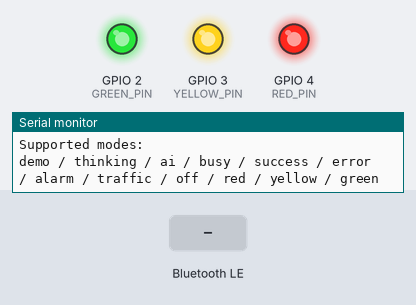
A sketch run on a simulated ESP32-C3. Parts: output pins drawn as LEDs (lit = HIGH), the last lines printed to the serial monitor. Dashed ring = blinking. The test bench sets the inputs (shaded band). Nothing arrives over Bluetooth unless stated; a phone connects over Bluetooth LE 3 s after start.

Above: at 1.79 s.
1.8 s: Bluetooth LE write "red" received
At 2.8 s:
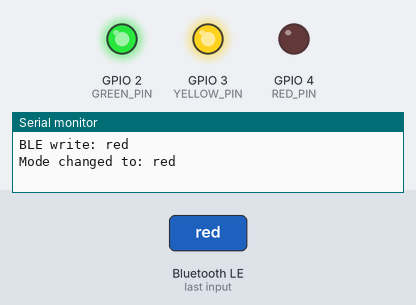
3.3 s: Bluetooth LE write "yellow" received
At 4.2 s:
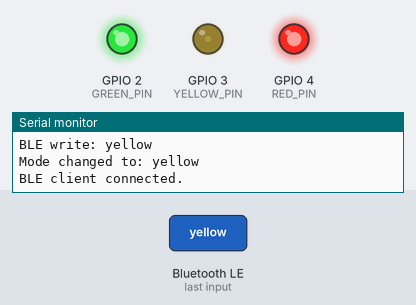
4.8 s: Bluetooth LE write "green" received
At 5.3 s:
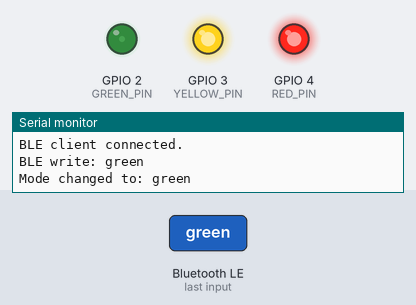
6.3 s: Bluetooth LE write "busy" received
At 7.4 s:
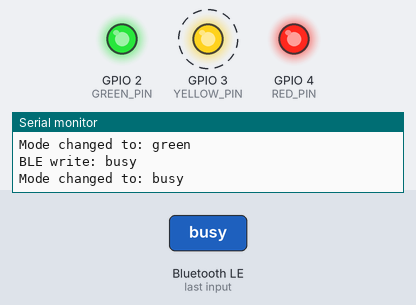
9.3 s: Bluetooth LE write "thinking" received
At 10.64 s:
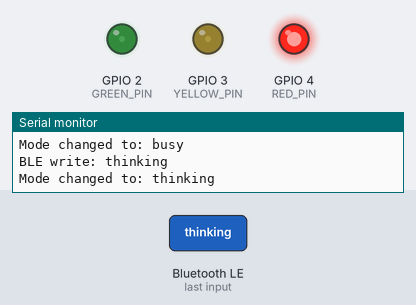
12.3 s: Bluetooth LE write "ai" received
Timing chart, 0 to 20.1 s (numbered marks = the images above; inputs shaded):
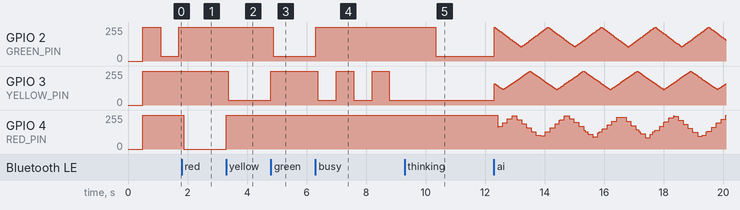

The sketch:

ESP32C3.ino
```cpp
#include <BLEDevice.h>
#include <BLEServer.h>
#include <BLEUtils.h>
#include <BLE2902.h>

// =====================================================
// ESP32-C3 SuperMini + 原玩具公共正极灯板：BLE 蓝牙控制增强版
//
// 接线方式：
// ESP32 3.3V  -> 原灯板 + / 原电池正极
// ESP32 IO2   -> 220Ω -> L1 控制点 = 绿灯
// ESP32 IO3   -> 220Ω -> L2 控制点 = 黄灯
// ESP32 IO4   -> 220Ω -> L3 控制点 = 红灯
//
// 注意：
// 1. 原灯板 - / 原电池负极 第一版先不要接。
// 2. 公共正极：GPIO LOW = 灯亮，GPIO HIGH = 灯灭。
// 3. 默认开机模式：demo
// 4. 除 off、traffic 外，其他模式最多运行 5 分钟，然后自动进入 traffic。
// 5. traffic 最多运行 10 分钟，然后自动 off。
// =====================================================

const char* BLE_DEVICE_NAME = "CursorLight";

#define SERVICE_UUID        "b8b7e001-7a6b-4f4f-9a8b-11c0ffee0001"
#define MODE_CHAR_UUID      "b8b7e002-7a6b-4f4f-9a8b-11c0ffee0001"

// 你的实测：L1=绿灯，L2=黄灯，L3=红灯
const int GREEN_PIN = 2;   // IO2 -> L1 绿灯
const int YELLOW_PIN = 3;  // IO3 -> L2 黄灯
const int RED_PIN = 4;     // IO4 -> L3 红灯

const int PWM_FREQ = 5000;
const int PWM_RESOLUTION = 8;

// 红灯偏弱，所以红灯单独增强
const int RED_MAX = 255;
const int YELLOW_MAX = 220;
const int GREEN_MAX = 220;

const unsigned long NORMAL_MODE_TIMEOUT_MS = 5UL * 60UL * 1000UL;   // 5 分钟
const unsigned long TRAFFIC_MODE_TIMEOUT_MS = 10UL * 60UL * 1000UL; // 10 分钟

String currentMode = "demo";
unsigned long modeStart = 0;

BLEServer* pServer = nullptr;
BLECharacteristic* pModeCharacteristic = nullptr;
bool deviceConnected = false;


// =====================================================
// 基础工具函数：公共正极反相输出
// =====================================================

void writeLed(int pin, int value) {
  value = constrain(value, 0, 255);
  int pwmValue = 255 - value; // 公共正极反相
  ledcWrite(pin, pwmValue);
}

void allOff() {
  writeLed(RED_PIN, 0);
  writeLed(YELLOW_PIN, 0);
  writeLed(GREEN_PIN, 0);
}

void setOnly(int red, int yellow, int green) {
  writeLed(RED_PIN, constrain(red, 0, RED_MAX));
  writeLed(YELLOW_PIN, constrain(yellow, 0, YELLOW_MAX));
  writeLed(GREEN_PIN, constrain(green, 0, GREEN_MAX));
}

int triWave(unsigned long t, unsigned long period, int maxValue) {
  unsigned long x = t % period;
  if (x < period / 2) {
    return map(x, 0, period / 2, 0, maxValue);
  } else {
    return map(x, period / 2, period, maxValue, 0);
  }
}

int fadeInOutBrightness(
  unsigned long t,
  unsigned long fadeIn,
  unsigned long hold,
  unsigned long fadeOut,
  unsigned long offTime,
  int maxValue
) {
  unsigned long total = fadeIn + hold + fadeOut + offTime;
  unsigned long x = t % total;

  if (x < fadeIn) {
    return map(x, 0, fadeIn, 0, maxValue);
  }

  x -= fadeIn;
  if (x < hold) {
    return maxValue;
  }

  x -= hold;
  if (x < fadeOut) {
    return map(x, 0, fadeOut, maxValue, 0);
  }

  return 0;
}

void fadeToStatic(int targetRed, int targetYellow, int targetGreen, int fadeMs = 80) {
  allOff();

  int steps = 12;
  int delayPerStep = max(1, fadeMs / steps);

  for (int i = 0; i <= steps; i++) {
    float p = (float)i / steps;
    setOnly(targetRed * p, targetYellow * p, targetGreen * p);
    delay(delayPerStep);
  }
}


// =====================================================
// 模式处理
// =====================================================

bool isValidMode(String mode) {
  return (
    mode == "red" ||
    mode == "yellow" ||
    mode == "green" ||
    mode == "busy" ||
    mode == "error" ||
    mode == "thinking" ||
    mode == "ai" ||
    mode == "success" ||
    mode == "traffic" ||
    mode == "alarm" ||
    mode == "demo" ||
    mode == "off"
  );
}

void notifyMode() {
  if (pModeCharacteristic) {
    pModeCharacteristic->setValue(currentMode.c_str());
    if (deviceConnected) {
      pModeCharacteristic->notify();
    }
  }
}

void setMode(String mode) {
  mode.trim();
  mode.toLowerCase();

  if (!isValidMode(mode)) {
    Serial.print("Unknown mode: ");
    Serial.println(mode);
    return;
  }

  currentMode = mode;
  modeStart = millis();

  Serial.print("Mode changed to: ");
  Serial.println(currentMode);

  if (mode == "red") {
    fadeToStatic(RED_MAX, 0, 0, 80);
  } else if (mode == "yellow") {
    fadeToStatic(0, YELLOW_MAX, 0, 80);
  } else if (mode == "green") {
    fadeToStatic(0, 0, GREEN_MAX, 80);
  } else if (mode == "success") {
    setOnly(0, 0, GREEN_MAX);
  } else if (mode == "off") {
    allOff();
  }

  notifyMode();
}

void autoTimeoutCheck() {
  unsigned long elapsed = millis() - modeStart;

  if (currentMode == "off") {
    return;
  }

  if (currentMode == "traffic") {
    if (elapsed >= TRAFFIC_MODE_TIMEOUT_MS) {
      Serial.println("Traffic timeout -> off");
      setMode("off");
    }
    return;
  }

  if (elapsed >= NORMAL_MODE_TIMEOUT_MS) {
    Serial.println("Normal mode timeout -> traffic");
    setMode("traffic");
  }
}


// =====================================================
// 灯效模式
// =====================================================

void updateBusy() {
  unsigned long t = millis() - modeStart;
  int y = fadeInOutBrightness(t, 80, 500, 120, 500, YELLOW_MAX);
  setOnly(0, y, 0);
}

void updateError() {
  unsigned long t = millis() - modeStart;
  int r = fadeInOutBrightness(t, 40, 180, 80, 180, RED_MAX);
  setOnly(r, 0, 0);
}

// thinking：连贯跑马灯，按实物从上到下：L1绿 -> L2黄 -> L3红
void updateThinking() {
  unsigned long t = millis() - modeStart;
  const unsigned long period = 1050;
  unsigned long x = t % period;

  int g = 0;
  int y = 0;
  int r = 0;

  if (x < 350) {
    g = map(x, 0, 350, GREEN_MAX, 70);
    y = map(x, 0, 350, 20, YELLOW_MAX);
    r = 0;
  } else if (x < 700) {
    unsigned long p = x - 350;
    g = map(p, 0, 350, 70, 0);
    y = map(p, 0, 350, YELLOW_MAX, 70);
    r = map(p, 0, 350, 20, RED_MAX);
  } else {
    unsigned long p = x - 700;
    g = map(p, 0, 350, 20, GREEN_MAX);
    y = map(p, 0, 350, 70, 0);
    r = map(p, 0, 350, RED_MAX, 70);
  }

  setOnly(r, y, g);
}

// ai：柔和版跑马灯，比 thinking 更慢、更柔和、亮度低一点
void updateAi() {
  unsigned long t = millis() - modeStart;
  const unsigned long period = 1800;
  unsigned long x = t % period;

  unsigned long gx = (x + 0) % period;
  unsigned long yx = (x + period / 3) % period;
  unsigned long rx = (x + 2 * period / 3) % period;

  int g = triWave(gx, period, 150);
  int y = triWave(yx, period, 140);
  int r = triWave(rx, period, 170);

  setOnly(r, y, g);
}

void updateSuccess() {
  setOnly(0, 0, GREEN_MAX);
}

// alarm：红黄交替警灯，带短渐变
void updateAlarm() {
  unsigned long t = millis() - modeStart;
  const unsigned long phaseMs = 260;
  int phase = (t / phaseMs) % 2;
  unsigned long inside = t % phaseMs;

  int brightness;
  if (inside < 60) {
    brightness = map(inside, 0, 60, 0, 255);
  } else if (inside < 180) {
    brightness = 255;
  } else {
    brightness = map(inside, 180, phaseMs, 255, 0);
  }

  if (phase == 0) {
    setOnly(brightness, 0, 0);
  } else {
    setOnly(0, min(brightness, YELLOW_MAX), 0);
  }
}

// traffic：红灯变绿前红闪；绿灯变黄前绿闪
void updateTraffic() {
  unsigned long t = (millis() - modeStart) % 15000;

  if (t < 5000) {
    setOnly(RED_MAX, 0, 0);
  }

  else if (t < 6500) {
    unsigned long phase = (t - 5000) % 500;
    int r = 0;
    if (phase < 60) r = map(phase, 0, 60, 0, RED_MAX);
    else if (phase < 230) r = RED_MAX;
    else if (phase < 320) r = map(phase, 230, 320, RED_MAX, 0);
    else r = 0;
    setOnly(r, 0, 0);
  }

  else if (t < 11500) {
    setOnly(0, 0, GREEN_MAX);
  }

  else if (t < 13000) {
    unsigned long phase = (t - 11500) % 500;
    int g = 0;
    if (phase < 60) g = map(phase, 0, 60, 0, GREEN_MAX);
    else if (phase < 230) g = GREEN_MAX;
    else if (phase < 320) g = map(phase, 230, 320, GREEN_MAX, 0);
    else g = 0;
    setOnly(0, 0, g);
  }

  else {
    setOnly(0, YELLOW_MAX, 0);
  }
}

// demo：默认开机演示模式
void updateDemo() {
  unsigned long t = (millis() - modeStart) % 16000;

  if (t < 1200) {
    int g = triWave(t, 1200, GREEN_MAX);
    setOnly(0, 0, g);
  } else if (t < 2400) {
    int y = triWave(t - 1200, 1200, YELLOW_MAX);
    setOnly(0, y, 0);
  } else if (t < 3600) {
    int r = triWave(t - 2400, 1200, RED_MAX);
    setOnly(r, 0, 0);
  } else if (t < 6200) {
    updateAi();
  } else if (t < 8200) {
    updateThinking();
  } else if (t < 10200) {
    updateBusy();
  } else if (t < 12200) {
    updateError();
  } else if (t < 14200) {
    updateAlarm();
  } else {
    unsigned long p = t - 14200;
    if (p < 600) setOnly(RED_MAX, 0, 0);
    else if (p < 1200) setOnly(0, 0, GREEN_MAX);
    else setOnly(0, YELLOW_MAX, 0);
  }
}


// =====================================================
// BLE 回调
// =====================================================

class ServerCallbacks : public BLEServerCallbacks {
  void onConnect(BLEServer* pServer) {
    deviceConnected = true;
    Serial.println("BLE client connected.");
  }

  void onDisconnect(BLEServer* pServer) {
    deviceConnected = false;
    Serial.println("BLE client disconnected. Restart advertising.");
    BLEDevice::startAdvertising();
  }
};

class ModeCharacteristicCallbacks : public BLECharacteristicCallbacks {
  void onWrite(BLECharacteristic* pCharacteristic) {
    String value = pCharacteristic->getValue();
    value.trim();

    Serial.print("BLE write: ");
    Serial.println(value);

    setMode(value);
  }

  void onRead(BLECharacteristic* pCharacteristic) {
    pCharacteristic->setValue(currentMode.c_str());
  }
};


// =====================================================
// 初始化
// =====================================================

void setup() {
  Serial.begin(115200);
  delay(500);

  ledcAttach(RED_PIN, PWM_FREQ, PWM_RESOLUTION);
  ledcAttach(YELLOW_PIN, PWM_FREQ, PWM_RESOLUTION);
  ledcAttach(GREEN_PIN, PWM_FREQ, PWM_RESOLUTION);

  allOff();

  currentMode = "demo";
  modeStart = millis();

  Serial.println();
  Serial.println("Power on. Default mode: demo");
  Serial.println("Common anode BLE enhanced version.");
  Serial.println("BLE device name: CursorLight");

  BLEDevice::init(BLE_DEVICE_NAME);

  pServer = BLEDevice::createServer();
  pServer->setCallbacks(new ServerCallbacks());

  BLEService* pService = pServer->createService(SERVICE_UUID);

  pModeCharacteristic = pService->createCharacteristic(
    MODE_CHAR_UUID,
    BLECharacteristic::PROPERTY_READ |
    BLECharacteristic::PROPERTY_WRITE |
    BLECharacteristic::PROPERTY_NOTIFY
  );

  pModeCharacteristic->setCallbacks(new ModeCharacteristicCallbacks());
  pModeCharacteristic->setValue(currentMode.c_str());
  pModeCharacteristic->addDescriptor(new BLE2902());

  pService->start();

  BLEAdvertising* pAdvertising = BLEDevice::getAdvertising();
  pAdvertising->addServiceUUID(SERVICE_UUID);
  pAdvertising->setScanResponse(true);
  pAdvertising->setMinPreferred(0x06);
  pAdvertising->setMinPreferred(0x12);

  BLEDevice::startAdvertising();

  Serial.println("BLE advertising started.");
  Serial.println("Supported modes:");
  Serial.println("demo / thinking / ai / busy / success / error / alarm / traffic / off / red / yellow / green");
}


// =====================================================
// 主循环
// =====================================================

void loop() {
  autoTimeoutCheck();

  if (currentMode == "busy") {
    updateBusy();
  } else if (currentMode == "error") {
    updateError();
  } else if (currentMode == "thinking") {
    updateThinking();
  } else if (currentMode == "ai") {
    updateAi();
  } else if (currentMode == "success") {
    updateSuccess();
  } else if (currentMode == "traffic") {
    updateTraffic();
  } else if (currentMode == "alarm") {
    updateAlarm();
  } else if (currentMode == "demo") {
    updateDemo();
  } else if (currentMode == "off") {
    allOff();
  }

  delay(5);
}
```

Measured:
- after the input at 1.8 s, GPIO 3 (YELLOW_PIN): stays 255/255 (without the input it goes to 36/255 after 0.50 s); GPIO 4 (RED_PIN): 255/255 → 0/255 after 0.08 s
- after the input at 3.3 s, GPIO 3 (YELLOW_PIN): 255/255 → 35/255 after 0.08 s; GPIO 4 (RED_PIN): 0/255 → 255/255 at once
- after the input at 4.8 s, GPIO 2 (GREEN_PIN): 255/255 → 35/255 after 0.08 s; GPIO 3 (YELLOW_PIN): 35/255 → 255/255 at once
- after the input at 6.3 s, GPIO 2 (GREEN_PIN): 35/255 → 255/255 at once; GPIO 3 (YELLOW_PIN): alternates 255/255 for 0.58 s and 35/255 for 0.62 s, starting after 0.09 s
- after the input at 9.3 s, GPIO 2 (GREEN_PIN): 255/255 → 36/255 after 1.1 s; GPIO 3 (YELLOW_PIN): stops changing and stays 35/255
